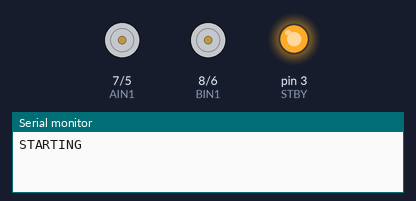
A sketch run on a simulated Arduino Uno, built with avr-gcc and run on an emulated ATmega328P. Parts: direction and speed pins drawn as motors (green arrow = direction pin HIGH = forward, orange = LOW = backward, longer = more drive, stopped while the standby pin is LOW), output pins drawn as LEDs (lit = HIGH), the last lines printed to the serial monitor.

Above: at 0.1 s.
At 21.1 s:
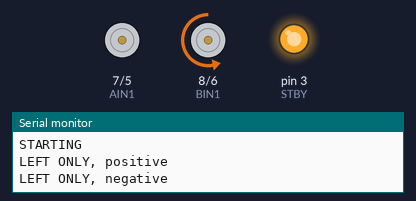
At 57.1 s:
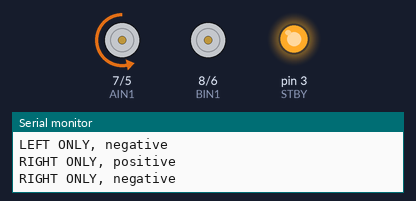
At 111.1 s:
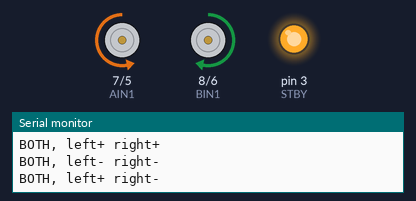
Timing chart, 0 to 130.0 s (numbered marks = the images above):
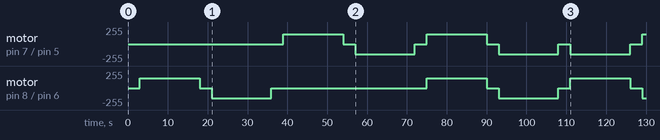

The sketch:

polarity_test.ino
```cpp
/**
 * @file polarity_test.ino
 * @brief Standalone diagnostic that cycles through every individual and
 * combined left/right motor polarity, holding each one for a fixed duration,
 * so the correct wiring polarity for each side can be determined by direct
 * observation instead of inferred from indirect behavior.
 * @date 2026-07-16
 */

// Pin numbers match motor_test.ino. This sketch drives set_side() directly
// with raw signed values, without any per-channel sign correction, so the
// true per-channel polarity can be read off cleanly. Does not use Bridge or
// Serial1.
//
// Channel A is physically the RIGHT side and channel B is physically the
// LEFT side, confirmed by a prior run of this sketch (see motor_test.ino's
// pin comments for the full writeup).
//
// A prior version of this sketch used a two-direction-pin-per-channel
// TB6612 wiring assumption (AIN1/AIN2, BIN1/BIN2). That was wrong for this
// ELEGOO shield: it exposes only one direction pin per channel to the MCU
// (AIN1 for channel A, BIN1 for channel B); the TB6612's other direction
// input is hardwired on the shield PCB, confirmed against ELEGOO's own
// DeviceDriverSet_xxx0.h/.cpp reference code for this shield. The old "AIN2"
// pin (8) was actually the real BIN1, and the old "BIN1"/"BIN2" pins (9, 11)
// were the IR receiver and Y-axis servo signal, unrelated to the driver.
// That bug fully explains the earlier symptom where the left channel's
// observed direction tracked the right channel's commanded sign instead of
// its own: writing the old "AIN2" was silently driving the real left
// channel's only direction pin. It was not a hardware fault.

// Physically RIGHT motor pair (TB6612 channel A). Confirmed working
// correctly: positive value -> AIN1 HIGH -> physically forward.
const int PWMA = 5;
const int AIN1 = 7;

// Physically LEFT motor pair (TB6612 channel B). BIN1 is pin 8, not 9; the
// prior pin 9/11 assignment never reached the driver. Same HIGH=forward
// convention as channel A, inferred from incidental data while pin 8 was
// misused as "AIN2"; re-run this sketch to confirm directly now that BIN1 is
// wired to the correct pin.
const int PWMB = 6;
const int BIN1 = 8;

const int STBY = 3;

const int TEST_PWM = 150;            // PWM magnitude to hold, 0-255
const unsigned long HOLD_MS = 15000; // how long each labeled state is held
const unsigned long STOP_MS = 3000;  // pause between states

/**
 * @brief Configures the TB6612 pins and enables the driver.
 */
void setup()
{
    pinMode(PWMA, OUTPUT);
    pinMode(AIN1, OUTPUT);
    pinMode(PWMB, OUTPUT);
    pinMode(BIN1, OUTPUT);
    pinMode(STBY, OUTPUT);
    digitalWrite(STBY, HIGH);

    Serial.begin(9600);
}

/**
 * @brief Drives one TB6612 channel at a raw signed PWM value, with no
 * per-channel polarity correction applied.
 *
 * @param pwm_pin PWM pin for this channel.
 * @param dir_pin Direction pin for this channel.
 * @param value Signed PWM magnitude in [-255, 255]. Positive sets dir_pin
 * HIGH; negative sets it LOW. Zero stops that channel.
 */
void set_side(int pwm_pin, int dir_pin, int value)
{
    bool positive = value >= 0;
    digitalWrite(dir_pin, positive ? HIGH : LOW);
    int magnitude = abs(value);
    if (magnitude > 255)
    {
        magnitude = 255;
    }
    analogWrite(pwm_pin, magnitude);
}

/**
 * @brief Stops both channels.
 */
void stop_both()
{
    set_side(PWMA, AIN1, 0);
    set_side(PWMB, BIN1, 0);
}

/**
 * @brief Holds one named raw polarity combination for HOLD_MS, with a short
 * stop beforehand so each state is visually distinct from the previous one.
 *
 * left_value and right_value are physical sides, not TB6612 channel letters:
 * left_value is routed to channel B (physically left) and right_value to
 * channel A (physically right), per the confirmed mapping in the pin
 * comments above.
 *
 * @param label Name printed to Serial to identify this state.
 * @param left_value Raw signed value sent to the physically left channel B.
 * @param right_value Raw signed value sent to the physically right channel A.
 */
void hold_state(const char *label, int left_value, int right_value)
{
    stop_both();
    delay(STOP_MS);
    Serial.println("\n\n");
    Serial.println(label);

    set_side(PWMB, BIN1, left_value);
    set_side(PWMA, AIN1, right_value);
    delay(HOLD_MS);
}

/**
 * @brief Cycles through every individual-side and combined polarity forever:
 * left alone in each direction, right alone in each direction, then all four
 * same-sign and opposite-sign combinations of both together.
 */
void loop()
{
    Serial.println("STARTING\n\n");

    hold_state("LEFT ONLY, positive", TEST_PWM, 0);
    hold_state("LEFT ONLY, negative", -TEST_PWM, 0);
    hold_state("RIGHT ONLY, positive", 0, TEST_PWM);
    hold_state("RIGHT ONLY, negative", 0, -TEST_PWM);
    hold_state("BOTH, left+ right+", TEST_PWM, TEST_PWM);
    hold_state("BOTH, left- right-", -TEST_PWM, -TEST_PWM);
    hold_state("BOTH, left+ right-", TEST_PWM, -TEST_PWM);
    hold_state("BOTH, left- right+", -TEST_PWM, TEST_PWM);

    stop_both();
    delay(STOP_MS);
    exit(0);
}
```

Measured:
- by itself, motor on pin 8 (BIN1) / pin 6 (PWMB): stopped → forward 150/255 at 3.0 s, → stopped 15.0 s later, → backward 150/255 3.0 s later, → stopped 15.0 s later, … (11 changes in this stretch)
- by itself, motor on pin 7 (AIN1) / pin 5 (PWMA): stopped → forward 150/255 at 39.0 s, → stopped 15.0 s later, → backward 150/255 3.0 s later, → stopped 15.0 s later, … (11 changes in this stretch)
